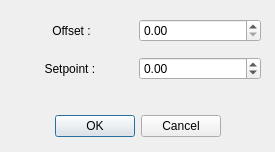
<?xml version="1.0" encoding="UTF-8"?>
<ui version="4.0">
 <class>Dialog</class>
 <widget class="QDialog" name="Dialog">
  <property name="geometry">
   <rect>
    <x>0</x>
    <y>0</y>
    <width>275</width>
    <height>152</height>
   </rect>
  </property>
  <property name="windowTitle">
   <string>Dialog</string>
  </property>
  <widget class="QDialogButtonBox" name="buttonBox">
   <property name="geometry">
    <rect>
     <x>40</x>
     <y>110</y>
     <width>181</width>
     <height>32</height>
    </rect>
   </property>
   <property name="orientation">
    <enum>Qt::Horizontal</enum>
   </property>
   <property name="standardButtons">
    <set>QDialogButtonBox::Cancel|QDialogButtonBox::Ok</set>
   </property>
  </widget>
  <widget class="QWidget" name="gridLayoutWidget">
   <property name="geometry">
    <rect>
     <x>10</x>
     <y>10</y>
     <width>251</width>
     <height>80</height>
    </rect>
   </property>
   <layout class="QGridLayout" name="gridLayout">
    <item row="1" column="0">
     <widget class="QLabel" name="setpoint_Label">
      <property name="text">
       <string>Setpoint : </string>
      </property>
      <property name="alignment">
       <set>Qt::AlignCenter</set>
      </property>
     </widget>
    </item>
    <item row="0" column="0">
     <widget class="QLabel" name="offset_Label">
      <property name="minimumSize">
       <size>
        <width>100</width>
        <height>2</height>
       </size>
      </property>
      <property name="text">
       <string>Offset :</string>
      </property>
      <property name="alignment">
       <set>Qt::AlignCenter</set>
      </property>
     </widget>
    </item>
    <item row="0" column="1">
     <widget class="QDoubleSpinBox" name="Offset_doubleSpinBox">
      <property name="maximum">
       <double>200.000000000000000</double>
      </property>
      <property name="singleStep">
       <double>0.100000000000000</double>
      </property>
     </widget>
    </item>
    <item row="1" column="1">
     <widget class="QDoubleSpinBox" name="Setpoint_doubleSpinBox">
      <property name="minimum">
       <double>-5000.000000000000000</double>
      </property>
      <property name="maximum">
       <double>5000.000000000000000</double>
      </property>
      <property name="singleStep">
       <double>0.100000000000000</double>
      </property>
     </widget>
    </item>
   </layout>
  </widget>
 </widget>
 <resources/>
 <connections>
  <connection>
   <sender>buttonBox</sender>
   <signal>accepted()</signal>
   <receiver>Dialog</receiver>
   <slot>accept()</slot>
   <hints>
    <hint type="sourcelabel">
     <x>248</x>
     <y>254</y>
    </hint>
    <hint type="destinationlabel">
     <x>157</x>
     <y>274</y>
    </hint>
   </hints>
  </connection>
  <connection>
   <sender>buttonBox</sender>
   <signal>rejected()</signal>
   <receiver>Dialog</receiver>
   <slot>reject()</slot>
   <hints>
    <hint type="sourcelabel">
     <x>316</x>
     <y>260</y>
    </hint>
    <hint type="destinationlabel">
     <x>286</x>
     <y>274</y>
    </hint>
   </hints>
  </connection>
 </connections>
</ui>
